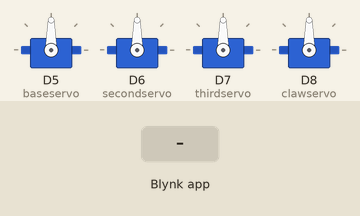
The sketch below on a simulated ESP8266 (NodeMCU). Shown: 4 × servo. The test bench sets the inputs (shaded band). WiFi joins after 1.5 s; servers stay silent unless stated.

Above: at 3.0 s.
3.1 s: Blynk app writes 1 to V0
At 4.1 s:
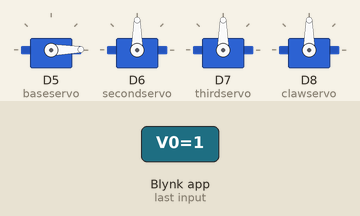
4.6 s: Blynk app writes 200 to V0
At 5.2 s:
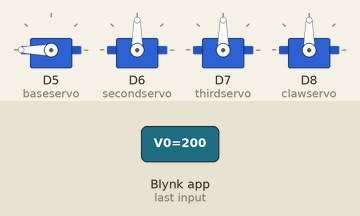
6.1 s: Blynk app writes 1 to V1
At 6.4 s:
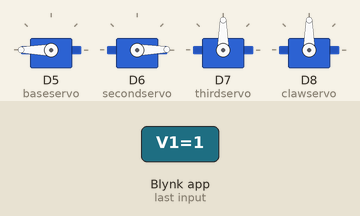
7.6 s: Blynk app writes 0 to V0
At 8.7 s:
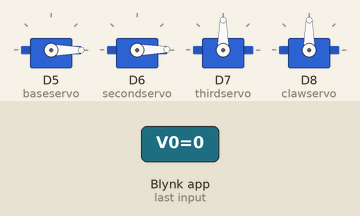
9.1 s: Blynk app writes 200 to V1
At 9.9 s:
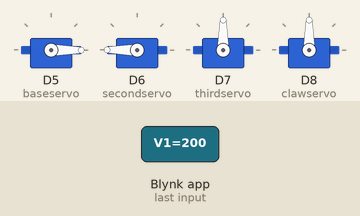
10.6 s: Blynk app writes 1 to V2
At 11.0 s:
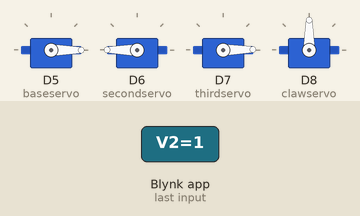
Timing chart, 0 to 13.1 s (numbered marks = the images above; inputs shaded):
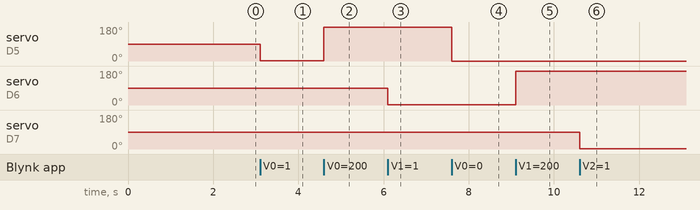

Measured:
- after the input at 3.1 s, servo on D5 (baseservo): 90° → 1° at once
- after the input at 4.6 s, servo on D5 (baseservo): 1° → 180° at once
- after the input at 6.1 s, servo on D6 (secondservo): 90° → 1° at once
- after the input at 7.6 s, servo on D5 (baseservo): 180° → 0° at once
- after the input at 9.1 s, servo on D6 (secondservo): 1° → 180° at once
- after the input at 10.6 s, servo on D7 (thirdservo): 90° → 1° at once

The sketch:

BLYNK.ino
```cpp
#define BLYNK_TEMPLATE_ID "TMPL6yU1aDdts"
#define BLYNK_TEMPLATE_NAME "NOdemcu"
#define BLYNK_AUTH_TOKEN "KQj9eUrWVa8_P02B_8R4MiTxQcmqvTGC"

/* Comment this out to disable prints and save space */
#define BLYNK_PRINT Serial


#include <ESP8266WiFi.h>
#include <BlynkSimpleEsp8266.h>
#include <Servo.h>

// Your WiFi credentials.
// Set password to "" for open networks.
char ssid[] = "JFRANCISQ-PC";
char pass[] = "12345678";

Servo baseservo;
Servo secondservo;
Servo thirdservo;
Servo clawservo;

BLYNK_WRITE(V0)
{
  baseservo.write(param.asInt());
}
BLYNK_WRITE(V1)
{
  secondservo.write(param.asInt());
}

BLYNK_WRITE(V2)
{
  thirdservo.write(param.asInt());
}

BLYNK_WRITE(V3)
{
  clawservo.write(param.asInt());
}


void setup()
{
  // Debug console
  Serial.begin(115200);

  Blynk.begin(BLYNK_AUTH_TOKEN, ssid, pass);

  baseservo.attach(D5);
  secondservo.attach(D6);
  thirdservo.attach(D7);
  clawservo.attach(D8);
}

void loop()
{
  Blynk.run();
}
```
